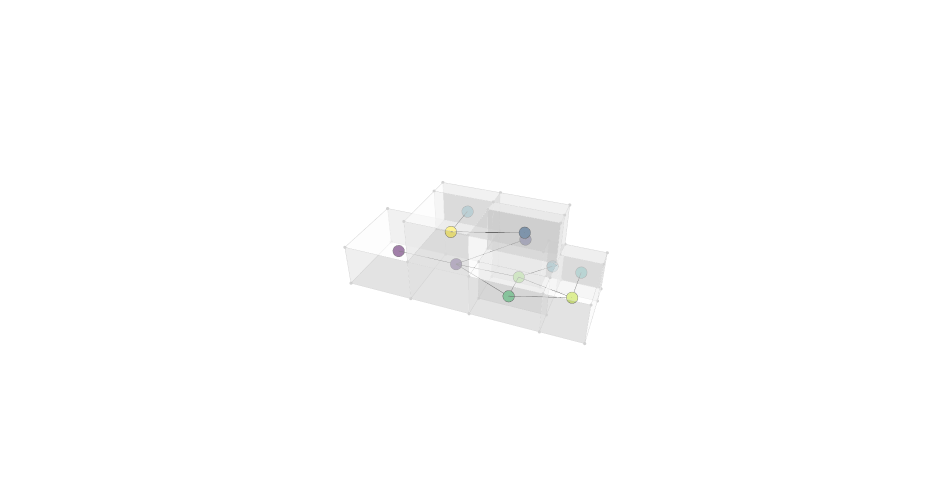

Source (notebook cell):
### Code cell
g = Graph.ByTopology(house, direct=False, directApertures=True)
graph_data = Plotly.DataByGraph(g, vertexSize=4, vertexGroupKey="label", vertexLabelKey="title", vertexGroups=[0,1,2,3,4,5,6,7,8,9])
bldg_data = Plotly.DataByTopology(house, faceOpacity=0.5, edgeColor="lightgrey", vertexColor="lightgrey")
# bldg_data = []
# graph_data = []
fig = Plotly.FigureByData(graph_data+bldg_data)
Plotly.Show(fig, renderer='jupyterlab')

### Figure 1 — Plotly figure (JSON) as saved in the notebook; plotly's stock layout.template omitted (floating-point values rounded to 4 significant figures; data arrays with more than 128 entries replaced by an {"elided": "..."} marker saying what was removed)
{"data": [{"hoverinfo": "text", "legendgroup": "4", "legendrank": 4, "marker": {"color": [5, 4, 4, 0, 2, 3, 9, 10, 7, 1, 8], "colorscale": [[0, "#440154"], [0.1111, "#482878"], [0.2222, "#3e4989"], [0.3333, "#31688e"], [0.4444, "#26828e"], [0.5556, "#1f9e89"], [0.6667, "#35b779"], [0.7778, "#6ece58"], [0.8889, "#b5de2b"], [1, "#fde725"]], "line": {"color": "black", "width": 0.5}, "size": 4, "symbol": "circle"}, "mode": "markers", "name": "Graph Vertices", "showlegend": false, "text": ["Service (5)", "WC 1 (4)", "WC 3 (4)", "Parking (0)", "Stairs (2)", "Corridor 2 (3)", "Backyard (9)", "Bedroom 1 (10)", "Kitchen (7)", "Living Room (1)", "Dining Room (8)"], "type": "scatter3d", "x": [0.75, 0.75, 0.75, 3.05, 0.75, 2.05, 3.8, 3.8, 5.2, 3.05, 2.9], "y": [16, 13.9, 7.25, 2.5, 11.74, 12, 16, 7.25, 12, 7.25, 12], "z": [1.6, 1.6, 4.8, 1.6, 3.418, 4.8, 1.6, 4.8, 1.6, 1.6, 1.6]}, {"hoverinfo": "text", "legendgroup": "5", "legendrank": 5, "line": {"color": "black", "width": 1}, "mode": "lines", "name": "Graph Edges", "showlegend": false, "text": "", "type": "scatter3d", "x": [3.8, 0.75, null, 2.9, 0.75, null, 3.8, 0.75, null, 3.05, 3.05, null, 0.75, 2.05, null, 3.05, 0.75, null, 3.8, 2.05, null, 5.2, 3.8, null, 2.9, 3.8, null, 2.9, 5.2, null, 3.05, 5.2, null, 3.05, 2.9, null], "y": [16, 16, null, 12, 13.9, null, 7.25, 7.25, null, 2.5, 7.25, null, 11.74, 12, null, 7.25, 11.74, null, 7.25, 12, null, 12, 16, null, 12, 16, null, 12, 12, null, 7.25, 12, null, 7.25, 12, null], "z": [1.6, 1.6, null, 1.6, 1.6, null, 4.8, 4.8, null, 1.6, 1.6, null, 3.418, 4.8, null, 1.6, 3.418, null, 4.8, 4.8, null, 1.6, 1.6, null, 1.6, 1.6, null, 1.6, 1.6, null, 1.6, 1.6, null, 1.6, 1.6, null]}, {"hoverinfo": "text", "hovertext": "", "legendgroup": "1", "legendrank": 1, "marker": {"color": "lightgrey", "size": 1.1}, "mode": "markers", "name": "Topology Vertices", "showlegend": false, "text": "", "type": "scatter3d", "x": [0, 6.1, 6.1, 0, 0, 6.1, 1.5, 6.1, 0, 0, 1.5, 4.3, 6.1, 1.5, 0, 4.3, 2.6, 6.1, 0, 1.5, 0, 0, 0, 0, 1.5, 1.5, 1.5, 1.5, 1.5, 4.3, 4.3, 2.6, 6.1, 6.1, 2.6, 6.1, 6.1, 1.5, 0, 0, 2.6, 1.5, 6.1, 1.5, 6.1, 0, 0], "y": [5, 5, 0, 0, 5, 5, 5, 0, 0, 9.5, 9.5, 9.5, 9.5, 9.5, 9.5, 9.5, 9.5, 9.5, 13.3, 13.3, 13.3, 14.5, 14.5, 9.5, 13.3, 14.5, 14.5, 9.5, 14.5, 14.5, 14.5, 14.5, 14.5, 14.5, 9.5, 9.5, 5, 5, 5, 14.5, 14.5, 17.5, 17.5, 17.5, 17.5, 17.5, 17.5], "z": [0, 0, 0, 0, 3.2, 3.2, 3.2, 3.2, 3.2, 0, 0, 0, 0, 3.2, 3.2, 3.2, 3.2, 3.2, 0, 0, 3.2, 3.2, 6.4, 6.4, 3.2, 3.2, 6.4, 6.4, 0, 0, 3.2, 3.2, 0, 3.2, 6.4, 6.4, 6.4, 6.4, 6.4, 0, 6.4, 0, 0, 3.2, 3.2, 0, 3.2]}, {"hoverinfo": "text", "legendgroup": "2", "legendrank": 2, "line": {"color": "lightgrey", "width": 1}, "marker": {"size": 0}, "mode": "lines", "name": "Topology Edges", "showlegend": false, "text": "", "type": "scatter3d", "x": {"elided": "276 float values"}, "y": {"elided": "276 float values"}, "z": {"elided": "276 float values"}}, {"cmax": 1, "cmin": 0, "color": "#FAFAFA", "colorscale": [[0, "#440154"], [0.1111, "#482878"], [0.2222, "#3e4989"], [0.3333, "#31688e"], [0.4444, "#26828e"], [0.5556, "#1f9e89"], [0.6667, "#35b779"], [0.7778, "#6ece58"], [0.8889, "#b5de2b"], [1, "#fde725"]], "flatshading": true, "hoverinfo": "text", "hovertext": "", "i": {"elided": "133 int values"}, "j": {"elided": "133 int values"}, "k": {"elided": "133 int values"}, "legendgroup": "3", "legendrank": 3, "lighting": {"facenormalsepsilon": 0}, "name": "Topology Faces", "opacity": 0.5, "showlegend": false, "showscale": false, "text": "", "type": "mesh3d", "x": [0, 6.1, 6.1, 0, 1.5, 0, 6.1, 6.1, 0, 4.3, 6.1, 1.5, 0, 1.5, 0, 2.6, 4.3, 6.1, 0, 1.5, 0, 0, 0, 0, 1.5, 1.5, 1.5, 1.5, 4.3, 1.5, 2.6, 4.3, 6.1, 6.1, 2.6, 6.1, 6.1, 1.5, 0, 0, 2.6, 6.1, 1.5, 1.5, 6.1, 0, 0], "y": [5, 5, 0, 0, 5, 5, 5, 0, 0, 9.5, 9.5, 9.5, 9.5, 9.5, 9.5, 9.5, 9.5, 9.5, 13.3, 13.3, 13.3, 14.5, 14.5, 9.5, 13.3, 14.5, 14.5, 9.5, 14.5, 14.5, 14.5, 14.5, 14.5, 14.5, 9.5, 9.5, 5, 5, 5, 14.5, 14.5, 17.5, 17.5, 17.5, 17.5, 17.5, 17.5], "z": [0, 0, 0, 0, 3.2, 3.2, 3.2, 3.2, 3.2, 0, 0, 0, 0, 3.2, 3.2, 3.2, 3.2, 3.2, 0, 0, 3.2, 6.4, 3.2, 6.4, 3.2, 3.2, 6.4, 6.4, 0, 0, 3.2, 3.2, 0, 3.2, 6.4, 6.4, 6.4, 6.4, 6.4, 0, 6.4, 0, 0, 3.2, 3.2, 0, 3.2]}], "layout": {"autosize": true, "height": 500, "margin": {"b": 40, "l": 40, "r": 40, "t": 40}, "paper_bgcolor": "rgba(0, 0, 0, 0)", "plot_bgcolor": "rgba(0, 0, 0, 0)", "scene": {"aspectmode": "data", "aspectratio": {"x": 0.6926, "y": 1.987, "z": 0.7267}, "camera": {"center": {"x": 0, "y": 0, "z": 0}, "eye": {"x": 2.964, "y": 1.159, "z": 2.119}, "projection": {"type": "perspective"}, "up": {"x": 0, "y": 0, "z": 1}}, "xaxis": {"type": "linear", "visible": false}, "yaxis": {"type": "linear", "visible": false}, "zaxis": {"type": "linear", "visible": false}}, "showlegend": true, "width": 950, "xaxis": {"showgrid": false, "visible": false, "zeroline": false}, "yaxis": {"showgrid": false, "visible": false, "zeroline": false}}}
